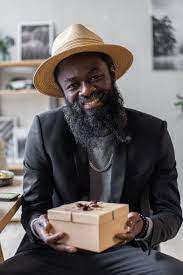
#> input picture Image Classification-20220720T064607Z-001/Image Classification/dataset/train/With beard/download (1).jpg, 183 x 275 px; its folder holds only this picture in this run
$ jupyter execute --allow-errors sand.ipynb   (shell and % lines are left out)   (older library calls are emulated)
#> lines starting #> are read from the running program, lines starting #| are printed output that depends on the picture
#> further down, image is the input picture: shape (275, 183, 3); mean B, G, R 104, 104, 109.5
#> `image = cv2.resize(image,fixed_size)`:
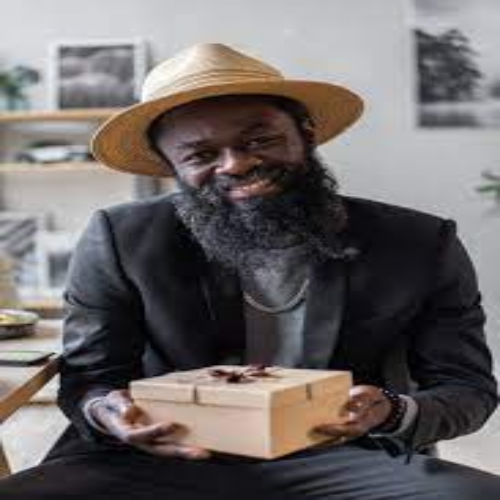
#> image: shape (500, 500, 3); mean B, G, R 103.9, 103.9, 109.4
[cell 1]
from sklearn.preprocessing import LabelEncoder
from sklearn.preprocessing import MinMaxScaler
import numpy as np
import mahotas
import cv2
import os
import h5py
import glob
import matplotlib.pyplot as plt
from sklearn.model_selection import train_test_split, cross_val_score
from sklearn.ensemble import RandomForestClassifier

[cell 2]
# make a fix file size
fixed_size  = tuple((500,500))

#train path
train_path = "dataset/train"

# no of trees for Random Forests
num_tree = 100

# bins for histograms
bins = 8

# train_test_split size
test_size = 0.10

# seed for reproducing same result
seed = 9

[cell 3]
# features description -1:  Hu Moments

def fd_hu_moments(image):
    image = cv2.cvtColor(image, cv2.COLOR_BGR2GRAY)
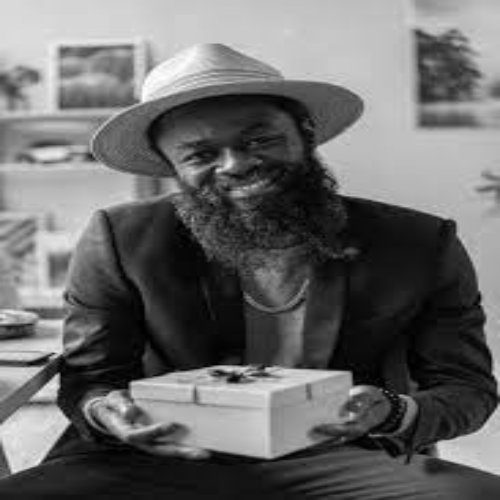
#> image: shape (500, 500); min 0, max 254, mean 105.5
    feature = cv2.HuMoments(cv2.moments(image)).flatten()
#> feature = [0.00175, 7.64e-09, 5.47e-11, 1.16e-10, 3.38e-21, -1.01e-14, 8.6e-21]
#> `fv_hu_moments = fd_hu_moments(image)`: fv_hu_moments has the same summary as feature in fd_hu_moments
    return feature

[cell 4]
# feature-descriptor -2 Haralick Texture

def fd_haralick(image):
    # conver the image to grayscale
    gray = cv2.cvtColor(image,cv2.COLOR_BGR2GRAY)
    # Ccompute the haralick texture fetature ve tor
    haralic = mahotas.features.haralick(gray).mean(axis=0)
    return haralic

[cell 5]
# feature-description -3 Color Histogram

def fd_histogram(image, mask=None):
    # conver the image to HSV colors-space
    image = cv2.cvtColor(image, cv2.COLOR_BGR2HSV)
    #COPUTE THE COLOR HISTPGRAM
    hist  = cv2.calcHist([image],[0,1,2],None,[bins,bins,bins], [0, 256, 0, 256, 0, 256])
    # normalize the histogram
    cv2.normalize(hist,hist)
    # return the histog....
    return hist.flatten()

[cell 6]
from google.colab import drive
drive.mount('/gdrive')
%cd /gdrive

[cell 7]
cd /gdrive/My Drive/Colab Notebooks/Image Classification

[cell 8]
# get the training data labels
train_labels = os.listdir(train_path)

# sort the training labesl
train_labels.sort()
print(train_labels)

# empty list to hold feature vectors and labels
global_features = []
labels = []

i, j = 0, 0
k = 0

# num of images per class
images_per_class = 80

[cell 9]
cd /gdrive/My Drive/Colab Notebooks/Image Classification

#> (a cell that did not finish here is left out)

$ run again, on Image Classification-20220720T064607Z-001/Image Classification/dataset/train/Without beard/download (1).jpg
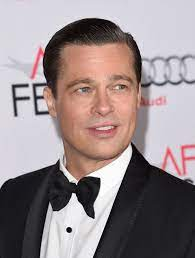
#> input picture Image Classification-20220720T064607Z-001/Image Classification/dataset/train/Without beard/download (1).jpg, 195 x 258 px
#> image is the input picture: shape (258, 195, 3); mean B, G, R 139.6, 137.6, 150.7
#> `image = cv2.resize(image,fixed_size)`:
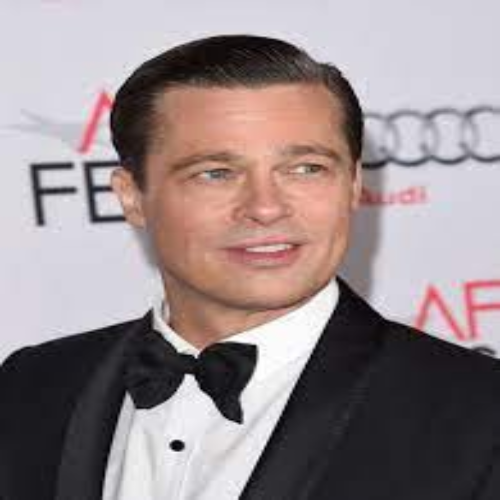
#> image: shape (500, 500, 3); mean B, G, R 139.5, 137.5, 150.6
#> in fd_hu_moments, `image = cv2.cvtColor(image, cv2.COLOR_BGR2GRAY)`:
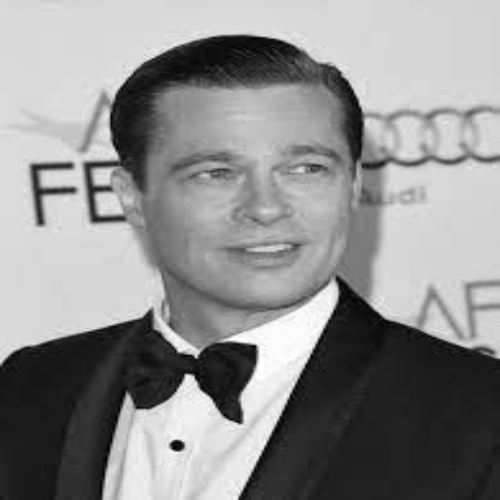
#> image: shape (500, 500); min 1, max 255, mean 141.7
#> feature = [0.00113, 1.46e-08, 1.11e-10, 1.71e-12, 2.33e-23, -1.38e-16, 3.87e-24]
#> fv_hu_moments has the same summary as feature in fd_hu_moments

$ run again, on Image Classification-20220720T064607Z-001/Image Classification/dataset/train/With beard/download (2).jpg
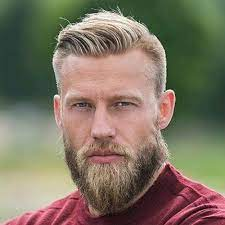
#> input picture Image Classification-20220720T064607Z-001/Image Classification/dataset/train/With beard/download (2).jpg, 225 x 225 px
#> image is the input picture: shape (225, 225, 3); mean B, G, R 98.6, 116.2, 126.5
#> `image = cv2.resize(image,fixed_size)`:
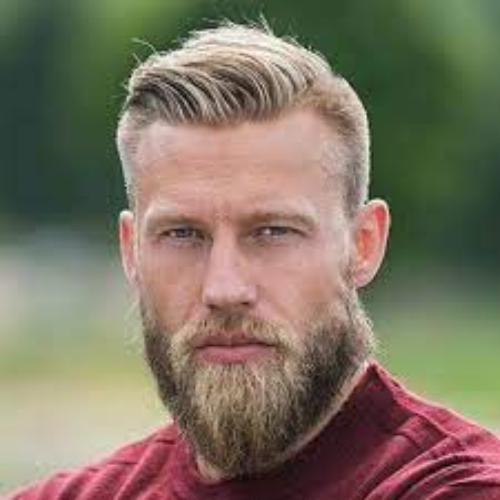
#> image: shape (500, 500, 3); mean B, G, R 98.4, 116.1, 126.3
#> in fd_hu_moments, `image = cv2.cvtColor(image, cv2.COLOR_BGR2GRAY)`:
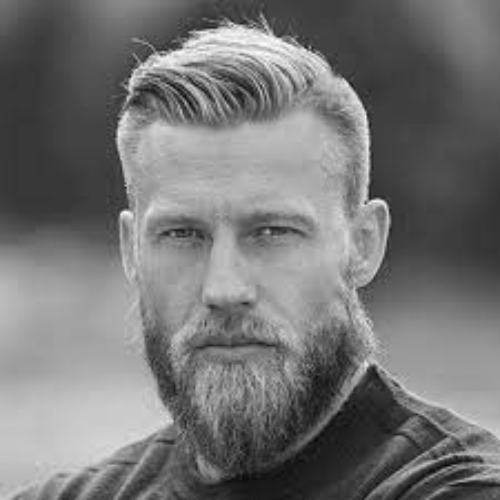
#> image: shape (500, 500); min 7, max 252, mean 117.1
#> feature = [0.00132, 2.02e-08, 1.18e-10, 4.93e-12, 1.1e-22, -2.47e-16, 4.6e-23]
#> fv_hu_moments has the same summary as feature in fd_hu_moments

$ run again, on Image Classification-20220720T064607Z-001/Image Classification/dataset/train/With beard/download (3).jpg
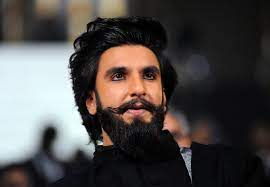
#> input picture Image Classification-20220720T064607Z-001/Image Classification/dataset/train/With beard/download (3).jpg, 270 x 187 px
#> image is the input picture: shape (187, 270, 3); mean B, G, R 70.7, 72, 76.7
#> `image = cv2.resize(image,fixed_size)`:
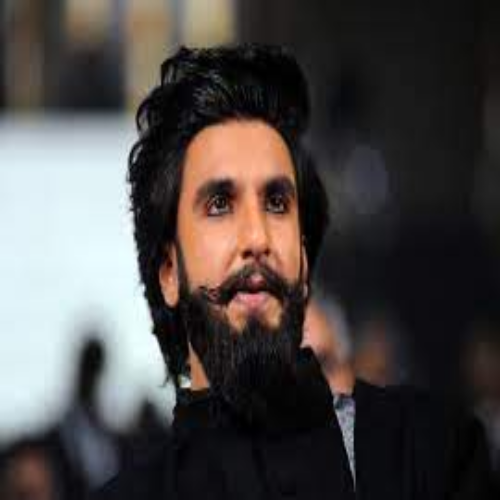
#> image: shape (500, 500, 3); mean B, G, R 70.6, 71.9, 76.6
#> in fd_hu_moments, `image = cv2.cvtColor(image, cv2.COLOR_BGR2GRAY)`:
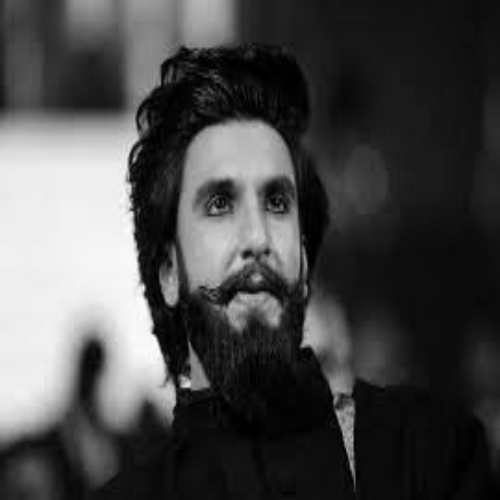
#> image: shape (500, 500); min 0, max 253, mean 73.2
#> feature = [0.00156, 1.89e-08, 2.7e-10, 4.88e-10, 1.52e-19, 3.63e-14, 9.21e-20]
#> fv_hu_moments has the same summary as feature in fd_hu_moments
